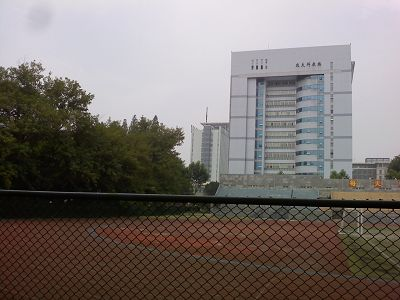
%> input picture matlab/34.jpg, 400 x 300 px
$ octave Pro2_main.m   (GNU Octave 9; MATLAB toolbox functions it lacks are replaced by stand-ins)
%> lines starting %> are read from the running program, lines starting %| are printed output that depends on the picture
### matlab/zoo_x2gray.m
function gray=zoo_x2gray(im)
if length(size(im))==3
    gray=rgb2gray(im);
else
    gray=im;
end
gray=uint8(medfilt2(double(gray)));

### matlab/zoo_sift.m
function [des,loc]=zoo_sift(im)
[row,col]=size(im);
f=fopen('tmp.pgm','w');
if f==-1
    error('Could not create file tmp.pgm.');
end
fprintf(f, 'P5\n%d\n%d\n255\n', col, row);
fwrite(f,im','uint8');
fclose(f);
 if isunix
    command = '!./sift ';
else
    command = '!siftWin32 ';
end
command = [command ' <tmp.pgm >tmp.key'];
eval(command);
 g=fopen('tmp.key','r');
if g==-1
    error('Could not open file tmp.key.');
end
[header,cnt]=fscanf(g,'%d %d',[1 2]);
if cnt~=2
    error('Invalid keypoint file beginning.');
end
num=header(1);
len=header(2);
if len~=128
    error('Keypoint descriptor length invalid (should be 128).');
end
 loc=double(zeros(num,4));
des=double(zeros(num,128));
for k=1:num
    [vector,cnt]=fscanf(g, '%f %f %f %f', [1 4]);
    if cnt~=4
        error('Invalid keypoint file format');
    end
    loc(k,:)=vector(1,:);
     [descrip, count] = fscanf(g, '%d', [1 len]);
    if (count ~= 128)
        error('Invalid keypoint file value.');
    end
    descrip = descrip / sqrt(sum(descrip.^2));
    des(k, :) = descrip(1, :);
end
fclose(g);
for k=1:size(des,1)
    des(k,:)=des(k,:)/sum(des(k,:));
end
delete tmp.key tmp.pgm
% <span style="font-family: Arial, Helvetica, sans-serif;">
% </span>
% <span style="font-family: Arial, Helvetica, sans-serif;">
% </span>
% <span style="font-family: Arial, Helvetica, sans-serif;">
% </span>
% <span style="font-family: Arial, Helvetica, sans-serif;">zoo_drawPoints.</span><span style="font-family: Arial, Helvetica, sans-serif;">m</span>

### matlab/Pro2_main.m
tic
close all;
clear;
clc;

im1=imread('34.jpg');
%> im1 is the input picture: size 300x400x3 uint8; mean R, G, B 122, 114.9, 111.3
im2=imread('35.jpg');
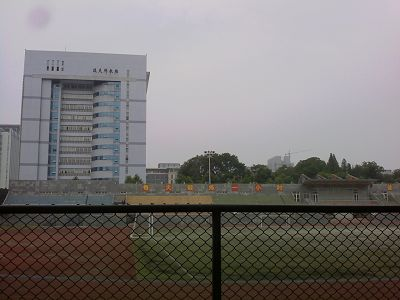
%> input picture matlab/35.jpg, 400 x 300 px
%> im2 is the input picture: size 300x400x3 uint8; mean R, G, B 123.5, 119.6, 118.4

gray1=zoo_x2gray(im1);
%> in zoo_x2gray, `gray=rgb2gray(im);`:
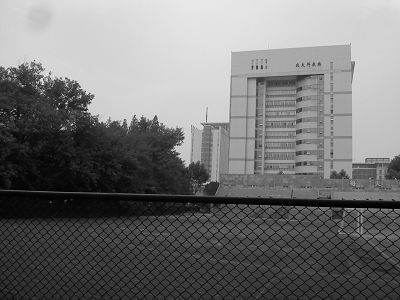
%> gray: size 300x400 uint8; min 0, max 244, mean 116.6
%> in zoo_x2gray, `gray=uint8(medfilt2(double(gray)));`:
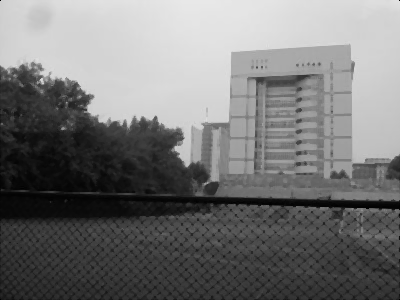
%> gray: size 300x400 uint8; min 0, max 232, mean 117.3
gray2=zoo_x2gray(im2);
%> in zoo_x2gray (call 2), `gray=rgb2gray(im);`:
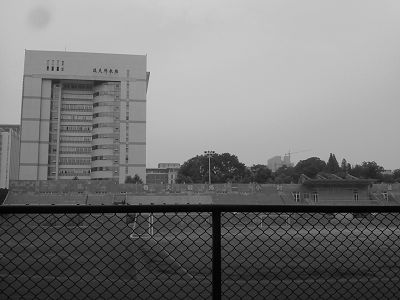
%> gray: size 300x400 uint8; min 0, max 218, mean 120.6
%> in zoo_x2gray (call 2), `gray=uint8(medfilt2(double(gray)));`:
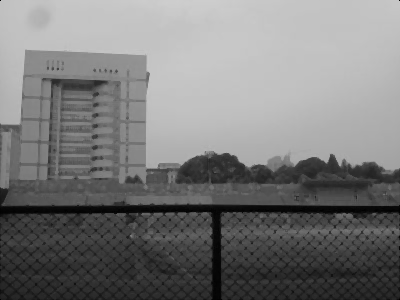
%> gray: size 300x400 uint8; min 0, max 206, mean 121.2

[des1,loc1]=zoo_sift(gray1);
%> the run ends on the next line
